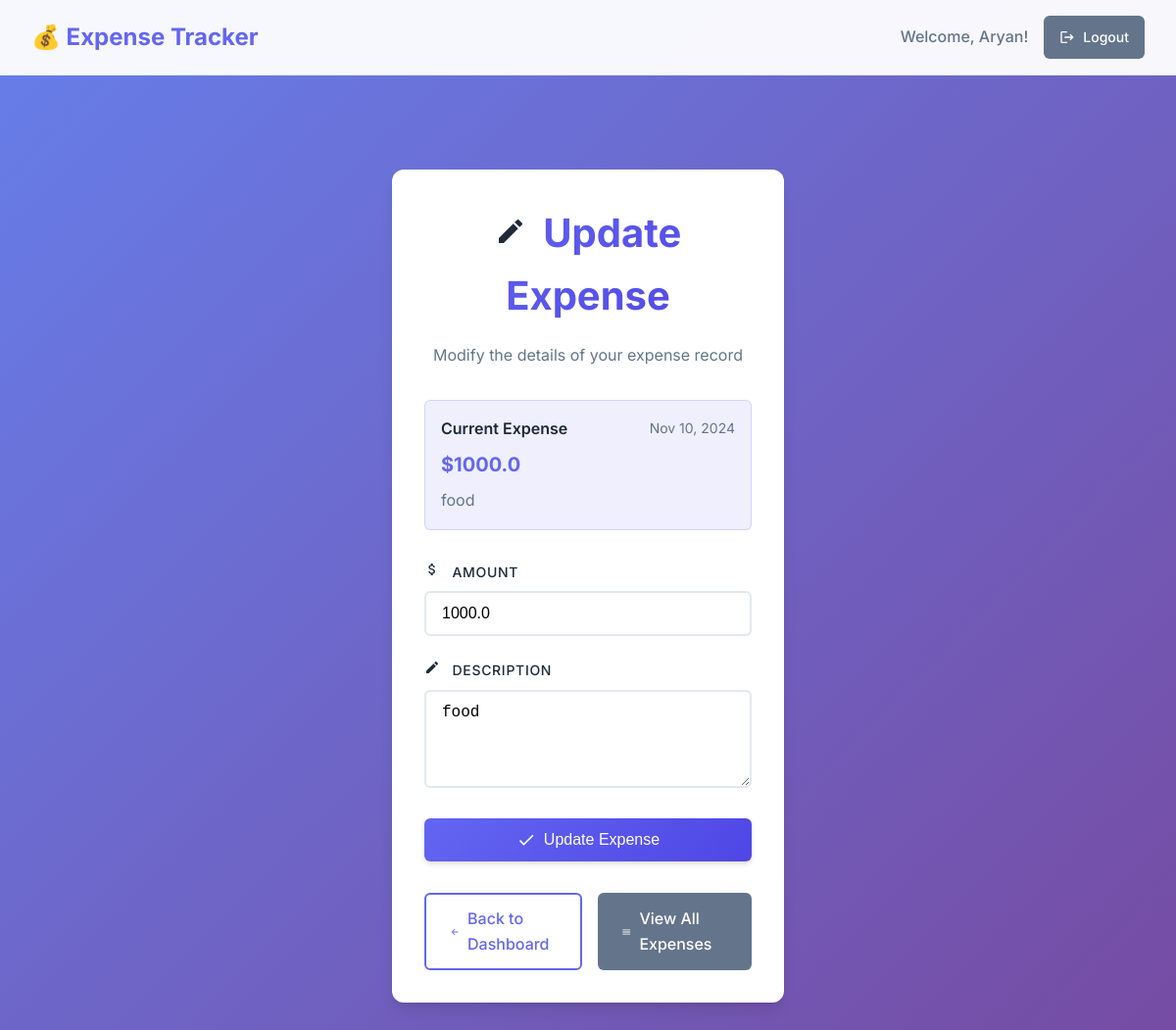
Screenshot of /update_expense/1 (signed in) with the database file from the repository.
### app.py (models this page shows)
class User(db.Model, UserMixin):  # Inherit from UserMixin
    id = db.Column(db.Integer, primary_key=True)
    username = db.Column(db.String(80), unique=True, nullable=False)
    password = db.Column(db.String(120), nullable=False)
    budget = db.Column(db.Float, default=0.0)

class Expense(db.Model):
    id = db.Column(db.Integer, primary_key=True)
    user_id = db.Column(db.Integer, db.ForeignKey('user.id'), nullable=False)
    amount = db.Column(db.Float, nullable=False)
    description = db.Column(db.String(200), nullable=True)
    date = db.Column(db.Date, default=datetime.utcnow)

### app.py (the view)
@app.route('/update_expense/<int:expense_id>', methods=['GET', 'POST'])
@login_required
def update_expense(expense_id):
    expense = Expense.query.get_or_404(expense_id)
    if request.method == 'POST':
        expense.amount = float(request.form['amount'])
        expense.description = request.form['description']
        db.session.commit()
        flash("Expense updated successfully!")
        return redirect(url_for('dashboard'))
    return render_template('update_expense.html', expense=expense)

### app.py (called while the page is built)
@login_manager.user_loader
def load_user(user_id):
    return User.query.get(int(user_id))

### templates/update_expense.html (shortened to what this page needs)
<!DOCTYPE html>
<html lang="en">
<head>
    <link rel="stylesheet" href="{{ url_for('static', filename='styles.css') }}">
</head>
<body>
    <nav class="navbar">
        <a href="{{ url_for('dashboard') }}" class="nav-brand">
            💰 Expense Tracker
        </a>
        <div class="nav-links">
            <span class="nav-link">Welcome, {{ current_user.username }}!</span>
            <a href="{{ url_for('logout') }}" class="btn btn-secondary btn-sm">
                <svg width="16" height="16" fill="currentColor" viewBox="0 0 24 24">
                    <path d="M17 7l-1.41 1.41L18.17 11H8v2h10.17l-2.58 2.59L17 17l5-5zM4 5h8V3H4c-1.1 0-2 .9-2 2v14c0 1.1.9 2 2 2h8v-2H4V5z"/>
                </svg>
                Logout
            </a>
        </div>
    </nav>
    <div class="container">
        <div class="card card-sm fade-in">
            <h1>
                <svg width="32" height="32" fill="currentColor" viewBox="0 0 24 24" style="display: inline; margin-right: 0.5rem;">
                    <path d="M3 17.25V21h3.75L17.81 9.94l-3.75-3.75L3 17.25zM20.71 7.04c.39-.39.39-1.02 0-1.41l-2.34-2.34c-.39-.39-1.02-.39-1.41 0l-1.83 1.83 3.75 3.75 1.83-1.83z"/>
                </svg>
                Update Expense
            </h1>
            <p style="text-align: center; margin-bottom: 2rem; color: var(--text-secondary);">
                Modify the details of your expense record
            </p>
            <div style="background: rgba(99, 102, 241, 0.1); border: 1px solid rgba(99, 102, 241, 0.2); border-radius: var(--border-radius-sm); padding: 1rem; margin-bottom: 2rem;">
                <div style="display: flex; justify-content: space-between; align-items: center; margin-bottom: 0.5rem;">
                    <span style="font-weight: 600; color: var(--text-primary);">Current Expense</span>
                    <span style="font-size: 0.875rem; color: var(--text-secondary);">{{ expense.date.strftime('%b %d, %Y') }}</span>
                </div>
                <div style="font-size: 1.25rem; font-weight: 700; color: var(--primary-color); margin-bottom: 0.5rem;">
                    ${{ expense.amount }}
                </div>
                <div style="color: var(--text-secondary);">
                    {{ expense.description }}
                </div>
            </div>
            <form method="POST" action="{{ url_for('update_expense', expense_id=expense.id) }}">
                <div class="form-group">
                    <label for="amount">
                        Amount
                    </label>
                    <input type="number" name="amount" value="{{ expense.amount }}" step="0.01" required min="0.01">
                </div>
                <div class="form-group">
                    <label for="description">
                        <svg width="16" height="16" fill="currentColor" viewBox="0 0 24 24" style="display: inline; margin-right: 0.5rem;">
                            <path d="M3 17.25V21h3.75L17.81 9.94l-3.75-3.75L3 17.25zM20.71 7.04c.39-.39.39-1.02 0-1.41l-2.34-2.34c-.39-.39-1.02-.39-1.41 0l-1.83 1.83 3.75 3.75 1.83-1.83z"/>
                        </svg>
                        Description
                    </label>
                    <textarea name="description" required>{{ expense.description }}</textarea>
                </div>
                <button type="submit" class="btn btn-primary btn-full">
                    <svg width="20" height="20" fill="currentColor" viewBox="0 0 24 24">
                        <path d="M21 7L9 19l-5.5-5.5 1.41-1.41L9 16.17 19.59 5.59 21 7z"/>
                    </svg>
                    Update Expense
                </button>
            </form>
            <div style="display: flex; gap: 1rem; margin-top: 2rem;">
                <a href="{{ url_for('dashboard') }}" class="btn btn-outline" style="flex: 1;">
                    <svg width="16" height="16" fill="currentColor" viewBox="0 0 24 24">
                        <path d="M20 11H7.83l5.59-5.59L12 4l-8 8 8 8 1.41-1.41L7.83 13H20v-2z"/>
                    </svg>
                    Back to Dashboard
                </a>
                <a href="{{ url_for('view_expenses') }}" class="btn btn-secondary" style="flex: 1;">
                    <svg width="16" height="16" fill="currentColor" viewBox="0 0 24 24">
                        <path d="M3 18h18v-2H3v2zm0-5h18v-2H3v2zm0-7v2h18V6H3z"/>
                    </svg>
                    View All Expenses
                </a>
            </div>
        </div>
    </div>
</body>
</html>

### static/styles.css (style rules this page uses)
:root { --primary-color: #6366f1; --primary-dark: #4f46e5; --secondary-color: #64748b; --success-color: #10b981; --danger-color: #ef4444; --warning-color: #f59e0b; --background-color: #f8fafc; --surface-color: #ffffff; --text-primary: #1e293b; --text-secondary: #64748b; --border-color: #e2e8f0; --shadow-sm: 0 1px 2px 0 rgba(0, 0, 0, 0.05); --shadow-md: 0 4px 6px -1px rgba(0, 0, 0, 0.1), 0 2px 4px -1px rgba(0, 0, 0, 0.06); --shadow-lg: 0 10px 15px -3px rgba(0, 0, 0, 0.1), 0 4px 6px -2px rgba(0, 0, 0, 0.05); --border-radius: 12px; --border-radius-sm: 6px; --transition: all 0.2s cubic-bezier(0.4, 0, 0.2, 1); }
* { margin: 0; padding: 0; box-sizing: border-box; }
body { font-family: 'Inter', -apple-system, BlinkMacSystemFont, 'Segoe UI', Roboto, sans-serif; background: linear-gradient(135deg, #667eea 0%, #764ba2 100%); min-height: 100vh; color: var(--text-primary); line-height: 1.6; }
.container { max-width: 1200px; margin: 0 auto; padding: 2rem; }
.card { background: var(--surface-color); border-radius: var(--border-radius); box-shadow: var(--shadow-lg); padding: 2rem; margin: 1rem 0; backdrop-filter: blur(10px); border: 1px solid rgba(255, 255, 255, 0.1); }
.card-sm { max-width: 400px; margin: 2rem auto; }
h1 { font-size: 2.5rem; font-weight: 700; color: var(--text-primary); margin-bottom: 1rem; text-align: center; background: linear-gradient(135deg, var(--primary-color), var(--primary-dark)); -webkit-background-clip: text; -webkit-text-fill-color: transparent; background-clip: text; }
p { color: var(--text-secondary); margin-bottom: 1rem; }
.form-group { margin-bottom: 1.5rem; }
label { display: block; font-weight: 500; color: var(--text-primary); margin-bottom: 0.5rem; font-size: 0.875rem; text-transform: uppercase; letter-spacing: 0.05em; }
input[type="text"], input[type="password"], input[type="number"], textarea { width: 100%; padding: 0.75rem 1rem; border: 2px solid var(--border-color); border-radius: var(--border-radius-sm); font-size: 1rem; transition: var(--transition); background: var(--surface-color); }
textarea { resize: vertical; min-height: 100px; }
.btn { display: inline-flex; align-items: center; justify-content: center; padding: 0.75rem 1.5rem; font-size: 1rem; font-weight: 500; border-radius: var(--border-radius-sm); border: none; cursor: pointer; text-decoration: none; transition: var(--transition); gap: 0.5rem; min-height: 44px; }
.btn-primary { background: linear-gradient(135deg, var(--primary-color), var(--primary-dark)); color: white; box-shadow: var(--shadow-md); }
.btn-secondary { background: var(--secondary-color); color: white; }
.btn-outline { background: transparent; color: var(--primary-color); border: 2px solid var(--primary-color); }
.btn-sm { padding: 0.5rem 1rem; font-size: 0.875rem; }
.btn-full { width: 100%; }
.navbar { background: rgba(255, 255, 255, 0.95); backdrop-filter: blur(10px); border-bottom: 1px solid var(--border-color); padding: 1rem 2rem; display: flex; justify-content: space-between; align-items: center; margin-bottom: 2rem; }
.nav-brand { font-size: 1.5rem; font-weight: 700; color: var(--primary-color); text-decoration: none; }
.nav-links { display: flex; gap: 1rem; align-items: center; }
.nav-link { color: var(--text-secondary); text-decoration: none; font-weight: 500; transition: var(--transition); }
.fade-in { animation: fadeIn 0.5s ease-in-out; }

### rows the page displays
User: username "Aryan"
Expense: date "Nov 10, 2024", amount "1000.0", description "food"
